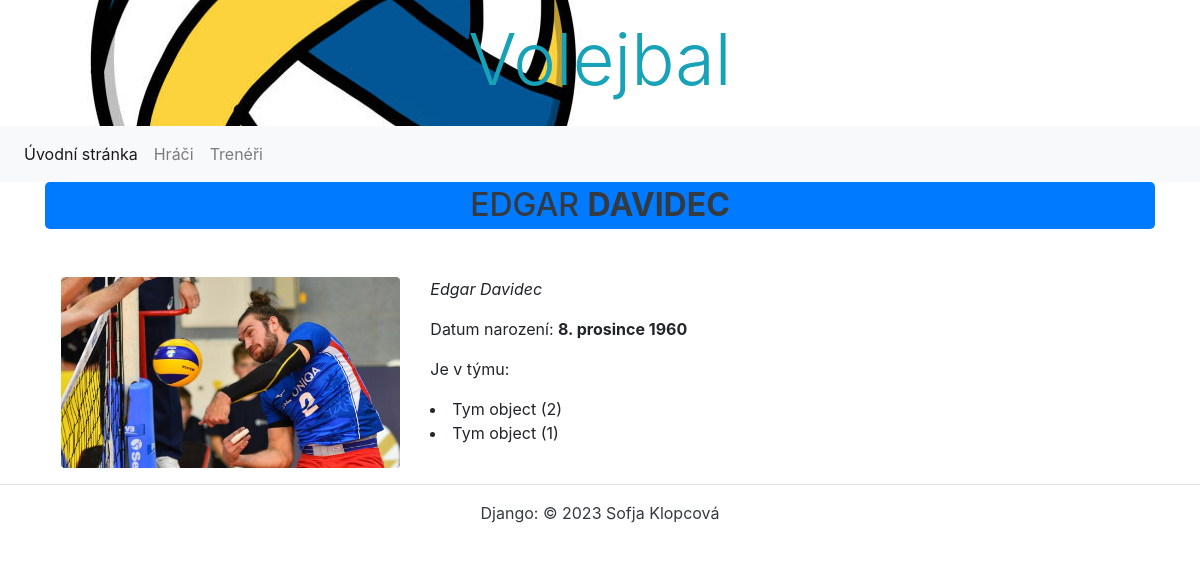
Screenshot of /myapp/hraci/2 with the database file from the repository.
### myapp/models.py (models this page shows)
class Hrac(models.Model):
    jmeno = models.CharField(max_length=80, verbose_name='Jméno hrace', help_text='Zadejte jméno hrace',
                             error_messages={'blank': 'Jméno hrace musí být vyplněno'})
    prijmeni = models.CharField(max_length=50, verbose_name='Příjmení hrace', help_text='Zadejte příjmení autora',
                                error_messages={'blank': 'Příjmení hrace musí být vyplněno'})
    narozeni = models.DateField(blank=True, null=True, verbose_name='Datum narození')
    fotografie = models.ImageField(upload_to='hraci', verbose_name='Fotografie')
    class Meta:
        ordering = ['prijmeni', 'jmeno']
        verbose_name = 'Hrac'
        verbose_name_plural = 'Hraci'
    def __str__(self):
        return f'{self.jmeno} {self.prijmeni}'

class Tym(models.Model):
    nazev = models.CharField(max_length=100, verbose_name='Nazev tymu', help_text='Zadejte nazev tymu',
                             error_messages={'blank': 'Nazev tymu knihy musí být vyplněn'})
    hraci = models.ManyToManyField(Hrac)
    Treneri = models.ManyToManyField(Trener)
    Soutezi = models.ForeignKey('Soutez', on_delete=models.CASCADE, blank=True, null=True, verbose_name='Soutez')
    class Meta:
        ordering = ['nazev']
        verbose_name = 'Tym'
        verbose_name_plural = 'Tymy'

### myapp/views.py (the view)
# urls.py: path('hraci/<int:pk>', views.HracDetailView.as_view(), name='hrac_detail'),
class HracDetailView(DetailView):
  model = Hrac
  context_object_name = 'hrac'
  template_name = 'hrac/hrac_detail.html'

### myapp/templates/hrac/hrac_detail.html (shortened to what this page needs)
{% extends 'base.html' %}
{% block content %}
    <h2 class="text-center bg-primary text-dark jumbotron text-uppercase p-1 ">{{ hrac.jmeno }} <b>{{ hrac.prijmeni }}</b></h2>
    <div class="row p-3 text-black">
        <div class="col-lg-4">
            <img src="{{ hrac.fotografie.url }}"
                 class="img-fluid rounded "
                 alt="{{ hrac.jmeno }} {{ hrac.prijmeni }}">
        </div>
        <div class="col-lg-4">
             <p class="font-italic">{{ hrac.jmeno }} {{ hrac.prijmeni }}</p>
            <p>Datum narození: <b>{{ hrac.narozeni }}</b></p>
            <p>Je v týmu: {% for tym in hrac.tym_set.all %}
                <li>{{ tym }}</li>
            {% endfor %}</p>
        </div>
    </div>
{% endblock %}

### rows the page displays
Hrac: jmeno "EDGAR", prijmeni "DAVIDEC", fotografie (picture), jmeno "Edgar", prijmeni "Davidec", narozeni "8. prosince 1960"
Tym: id "Tym object (2)"
Tym: id "Tym object (1)"
